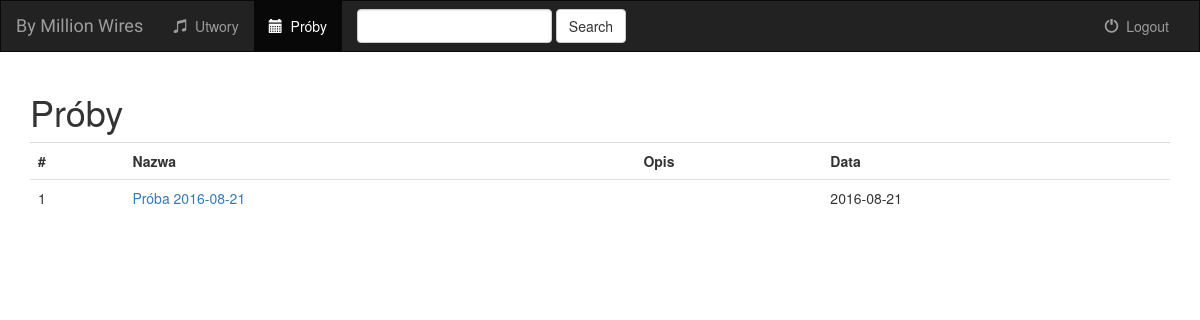
The app's page /tracks/events, older data.
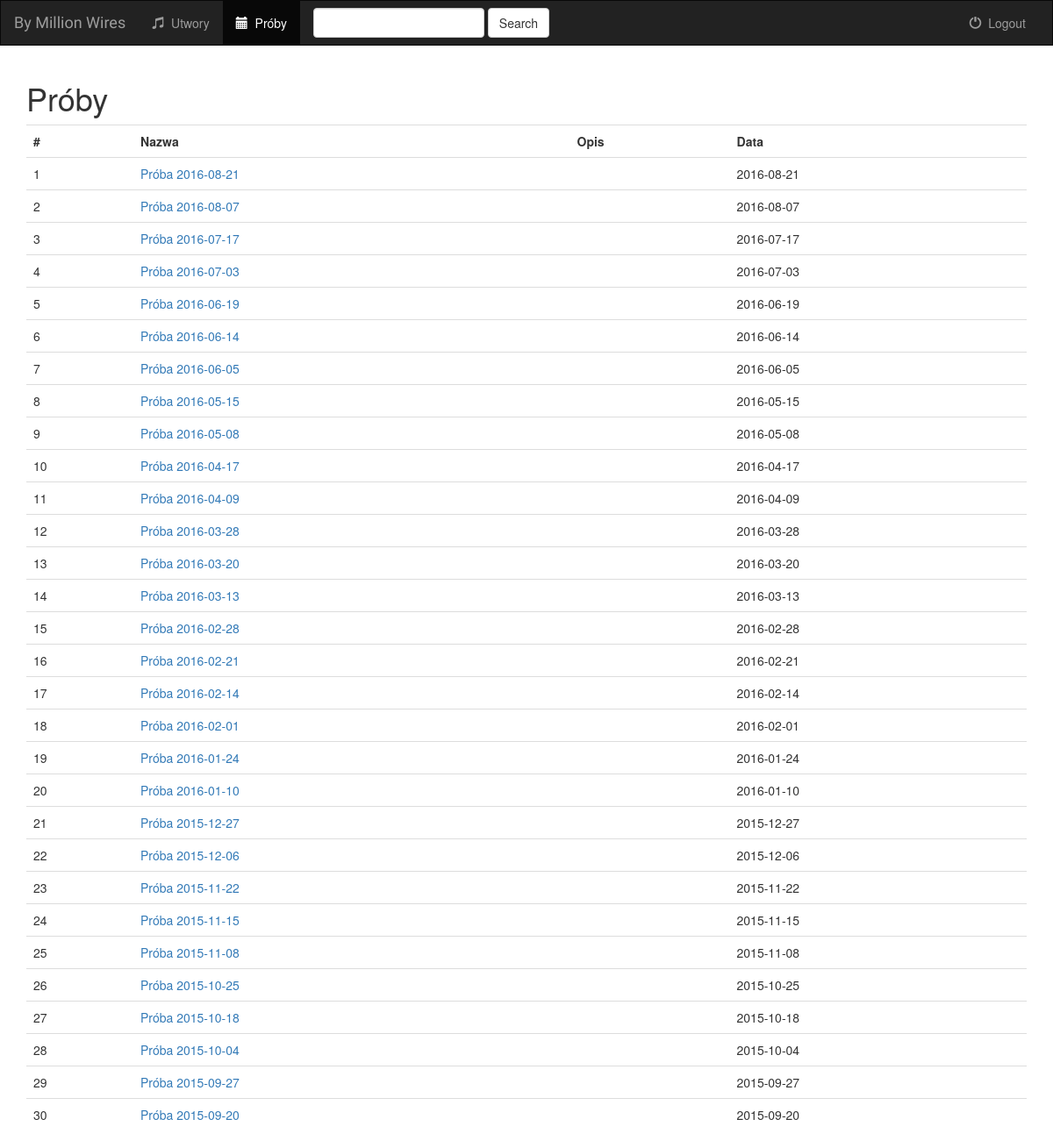
The same page, newer data.
### tracks/models.py (models this page shows, shortened)
class Event(models.Model):
    name = models.CharField(max_length=200)
    description = models.TextField(blank=True)
    date = models.DateField(default=now())

### tracks/views.py (the view)
# urls.py: url(r'^events/(?P<event_id>[0-9]+)$', views.event_details, name='event_details'),
def events(request):
    events = Event.objects.all().order_by('-date')
    return render(request, 'tracks/events.html', {'events': events})

### tracks/templates/tracks/events.html (shortened to what this page needs)
{% extends 'tracks/base.html' %}
{% block events_active %}active{% endblock %}
{% block body %}
<div class="container">
    <h1>Próby</h1>
    {% include "tracks/tables/event-table.html" with events=events %}
</div>
{% endblock %}

### tracks/templates/tracks/base.html (shortened to what this page needs)
<!DOCTYPE html>
<html lang="en">
<head>
    {% load staticfiles %}
    <link rel="stylesheet" href="https://maxcdn.bootstrapcdn.com/bootstrap/3.3.6/css/bootstrap.min.css">
    <link rel="stylesheet" type="text/css" href="{% static 'tracks/css/custom.css' %}"/>
</head>
<body>
<nav class="navbar navbar-inverse">
    <div class="container-fluid">
        <div class="navbar-header">
            <a class="navbar-brand" href="{% url 'tracks:index' %}">By Million Wires</a>
        </div>
        <div class="collapse navbar-collapse" id="topNavBar">
            <ul class="nav navbar-nav">
                <li class="{% block projects_active %}{% endblock %}"><a href="{% url 'tracks:projects' %}"><span class="glyphicon glyphicon-music" aria-hidden="true"></span>&nbsp; Utwory</a></li>
                <li class="{% block events_active %}{% endblock %}"><a href="{% url 'tracks:events' %}"><span class="glyphicon glyphicon-calendar" aria-hidden="true"></span>&nbsp; Próby</a></li>
            </ul>
            <form class="navbar-form navbar-left" role="search" method="get" action="{% url 'tracks:search' %}">
                <div class="form-group">
                    <input type="text" class="form-control" name="q" value="{{ request.GET.q }}">
                </div>
                <button type="submit" class="btn btn-default">Search</button>
            </form>
            <ul class="nav navbar-nav navbar-right">
                <li>
                    <a href="">
                        <span class="glyphicon glyphicon-off" aria-hidden="true"></span>&nbsp; Logout
                    </a>
                </li>
            </ul>
        </div>
    </div>
</nav>
{% block body %}
{% endblock %}
</body>
</html>

### tracks/templates/tracks/tables/event-table.html
{% load staticfiles %}
<table class="table table-hover">
    <th>#</th>
    <th>Nazwa</th>
    <th>Opis</th>
    <th>Data</th>
{% for event in events %}
    <tr class="table-row" data-href="{% url 'tracks:event_details' event.id %}">
        <td>{{ forloop.counter }}</td>
        <td><a href="{% url 'tracks:event_details' event.id %}">{{ event.name }}</a></td>
        <td>{{ event.description }}</td>
        <td>{{ event.date }}</td>
    </tr>
{% endfor %}
</table>

### tracks/static/tracks/css/custom.css (style rules this page uses)
.navbar { border-radius: 0px; }
.navbar-brand { font-family: 'Megrim', cursive; }
tr { cursor: pointer; }

Row changes from the older to the newer data that the page shows:
added Event: name "Próba 2016-08-07", date "2016-08-07"
added Event: name "Próba 2016-07-17", date "2016-07-17"
added Event: name "Próba 2016-07-03", date "2016-07-03"
added Event: name "Próba 2016-06-19", date "2016-06-19"
added Event: name "Próba 2016-06-14", date "2016-06-14"
added Event: name "Próba 2016-06-05", date "2016-06-05"
added Event: name "Próba 2016-05-15", date "2016-05-15"
added Event: name "Próba 2016-05-08", date "2016-05-08"
added Event: name "Próba 2016-04-17", date "2016-04-17"
added Event: name "Próba 2016-04-09", date "2016-04-09"
added Event: name "Próba 2016-03-28", date "2016-03-28"
added Event: name "Próba 2016-03-20", date "2016-03-20"
added Event: name "Próba 2016-03-13", date "2016-03-13"
added Event: name "Próba 2016-02-28", date "2016-02-28"
added Event: name "Próba 2016-02-21", date "2016-02-21"
added Event: name "Próba 2016-02-14", date "2016-02-14"
added Event: name "Próba 2016-02-01", date "2016-02-01"
added Event: name "Próba 2016-01-24", date "2016-01-24"
added Event: name "Próba 2016-01-10", date "2016-01-10"
added Event: name "Próba 2015-12-27", date "2015-12-27"
added Event: name "Próba 2015-12-06", date "2015-12-06"
added Event: name "Próba 2015-11-22", date "2015-11-22"
added Event: name "Próba 2015-11-15", date "2015-11-15"
added Event: name "Próba 2015-11-08", date "2015-11-08"
added Event: name "Próba 2015-10-25", date "2015-10-25"
added Event: name "Próba 2015-10-18", date "2015-10-18"
added Event: name "Próba 2015-10-04", date "2015-10-04"
added Event: name "Próba 2015-09-27", date "2015-09-27"
added Event: name "Próba 2015-09-20", date "2015-09-20"
